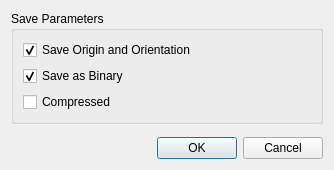
<?xml version="1.0" encoding="UTF-8"?>
<ui version="4.0">
 <class>SavePCDFileDlg</class>
 <widget class="QDialog" name="SavePCDFileDlg">
  <property name="geometry">
   <rect>
    <x>0</x>
    <y>0</y>
    <width>334</width>
    <height>170</height>
   </rect>
  </property>
  <property name="windowTitle">
   <string>Save PCD file</string>
  </property>
  <layout class="QVBoxLayout" name="verticalLayout_2">
   <item>
    <widget class="QGroupBox" name="groupBox">
     <property name="title">
      <string>Save Parameters</string>
     </property>
     <layout class="QVBoxLayout" name="verticalLayout">
      <item>
       <widget class="QCheckBox" name="saveOriginOrientationCheckBox">
        <property name="text">
         <string>Save Origin and Orientation</string>
        </property>
        <property name="checked">
         <bool>true</bool>
        </property>
       </widget>
      </item>
      <item>
       <widget class="QCheckBox" name="saveBinaryCheckBox">
        <property name="toolTip">
         <string>Save the 3D polylines as 2D ones (make sure to set the right 'vertical dimension')</string>
        </property>
        <property name="text">
         <string>Save as Binary</string>
        </property>
        <property name="checked">
         <bool>true</bool>
        </property>
       </widget>
      </item>
      <item>
       <widget class="QCheckBox" name="saveCompressedCheckBox">
        <property name="toolTip">
         <string>Save the 3D polylines as 2D ones (make sure to set the right 'vertical dimension')</string>
        </property>
        <property name="text">
         <string>Compressed</string>
        </property>
        <property name="checked">
         <bool>false</bool>
        </property>
       </widget>
      </item>
     </layout>
    </widget>
   </item>
   <item>
    <spacer name="verticalSpacer">
     <property name="orientation">
      <enum>Qt::Vertical</enum>
     </property>
     <property name="sizeHint" stdset="0">
      <size>
       <width>20</width>
       <height>2</height>
      </size>
     </property>
    </spacer>
   </item>
   <item>
    <widget class="QDialogButtonBox" name="buttonBox">
     <property name="orientation">
      <enum>Qt::Horizontal</enum>
     </property>
     <property name="standardButtons">
      <set>QDialogButtonBox::Cancel|QDialogButtonBox::Ok</set>
     </property>
    </widget>
   </item>
  </layout>
 </widget>
 <resources/>
 <connections>
  <connection>
   <sender>buttonBox</sender>
   <signal>accepted()</signal>
   <receiver>SavePCDFileDlg</receiver>
   <slot>accept()</slot>
   <hints>
    <hint type="sourcelabel">
     <x>248</x>
     <y>254</y>
    </hint>
    <hint type="destinationlabel">
     <x>157</x>
     <y>274</y>
    </hint>
   </hints>
  </connection>
  <connection>
   <sender>buttonBox</sender>
   <signal>rejected()</signal>
   <receiver>SavePCDFileDlg</receiver>
   <slot>reject()</slot>
   <hints>
    <hint type="sourcelabel">
     <x>316</x>
     <y>260</y>
    </hint>
    <hint type="destinationlabel">
     <x>286</x>
     <y>274</y>
    </hint>
   </hints>
  </connection>
  <connection>
   <sender>saveBinaryCheckBox</sender>
   <signal>toggled(bool)</signal>
   <receiver>saveCompressedCheckBox</receiver>
   <slot>setEnabled(bool)</slot>
   <hints>
    <hint type="sourcelabel">
     <x>166</x>
     <y>60</y>
    </hint>
    <hint type="destinationlabel">
     <x>166</x>
     <y>82</y>
    </hint>
   </hints>
  </connection>
 </connections>
</ui>
